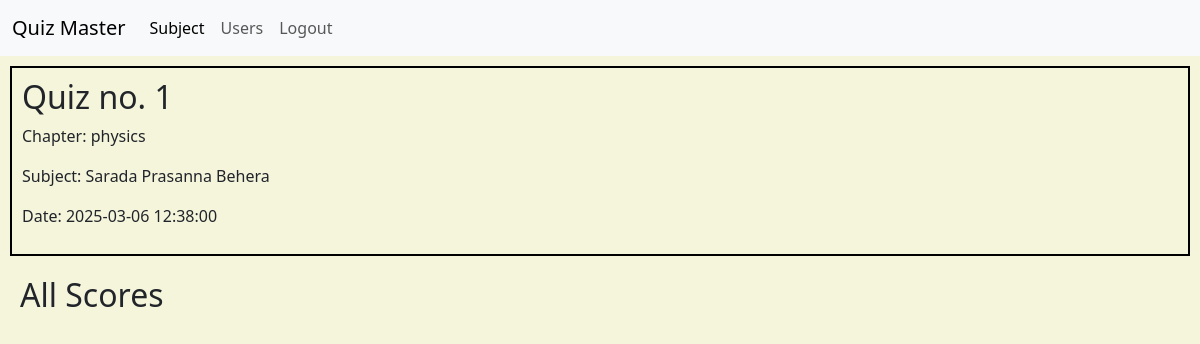
/admin/scores/1 (signed in), run on the app's committed database.
### models/models.py (models this page shows)
class Quiz(db.Model):
    __tablename__ = 'quiz'
    id = db.Column(db.Integer, primary_key=True)
    chapter_id = db.Column(db.Integer, db.ForeignKey('chapter.id'), nullable=False)
    date_of_quiz = db.Column(db.DateTime, nullable=False)
    time_duration = db.Column(db.Time, nullable=False)
    remarks = db.Column(db.Text)
    questions = db.relationship('Question', backref='quiz', lazy=True)
    scores = db.relationship('Score', backref='quiz', lazy=True)

class Chapter(db.Model):
    __tablename__ = 'chapter'
    id = db.Column(db.Integer, primary_key=True)
    subject_id = db.Column(db.Integer, db.ForeignKey('subject.id'), nullable=False)
    name = db.Column(db.String(100), nullable=False)
    description = db.Column(db.Text)
    quizzes = db.relationship('Quiz', backref='chapter', lazy=True)

class Subject(db.Model):
    __tablename__ = 'subject'
    id = db.Column(db.Integer, primary_key=True)
    name = db.Column(db.String(100), nullable=False)
    description = db.Column(db.Text)
    chapters = db.relationship('Chapter', backref='subject', lazy=True)

### controllers/admin.py (the view)
@admin_bp.route('/scores/<int:quiz_id>', methods=['GET'])
@admin_required
def scores(quiz_id):
    quiz = Quiz.query.get_or_404(quiz_id)
    scores = Score.query.filter_by(quiz_id=quiz_id).all()
    return render_template('admin_scores.html', quiz=quiz, scores=scores, is_admin=True)

### controllers/admin.py (called while the page is built)
def admin_required(f):
    @wraps(f)
    def decorated_function(*args, **kwargs):
        if current_user.is_authenticated:
            admin = Admin.query.get(current_user.id)
            if not admin:
                flash('Access denied', 'danger')
                return redirect(url_for('auth.home'))
            else:
                return f(*args, **kwargs)
        else:
            flash('Access denied', 'danger')
            return redirect(url_for('auth.home'))
    return decorated_function

### controllers/auth.py (called while the page is built)
@login_manager.user_loader
def load_user(user_id):
    user = User.query.get(int(user_id))
    if user:
        return user
    return Admin.query.get(int(user_id))

### templates/admin_scores.html (shortened to what this page needs)
{% extends 'base.html' %}
{% block styles %}
<link rel="stylesheet" href="{{ url_for('static', filename='CSS/admin_scores.css') }}">
{% endblock %}
{% block content %}
<div class="viewquiz">
    <div class="quiz-details">
        <h2>Quiz no. {{ quiz.id }}</h2>
        <p>Chapter: {{ quiz.chapter.name }}</p>
        <p>Subject: {{ quiz.chapter.subject.name }}</p>
        <p>Date: {{ quiz.date_of_quiz }}</p>
    </div>
    <div class="score">
        <h2>All Scores</h2>
    </div>
{% endblock %}

### static/CSS/admin_scores.css (style rules this page uses)
.score { margin: 10px !important; padding: 10px !important; }
.quiz-details { margin: 10px !important; border: 2px solid #000; padding: 10px; }

### static/CSS/base.css (style rules this page uses)
body { height: 100vh; background-color: #F5F5DC !important; }

### data on the page
Quiz: id "1", date_of_quiz "2025-03-06 12:38:00"
Chapter: chapter.name "physics"
Subject: chapter.subject.name "Sarada Prasanna Behera"
